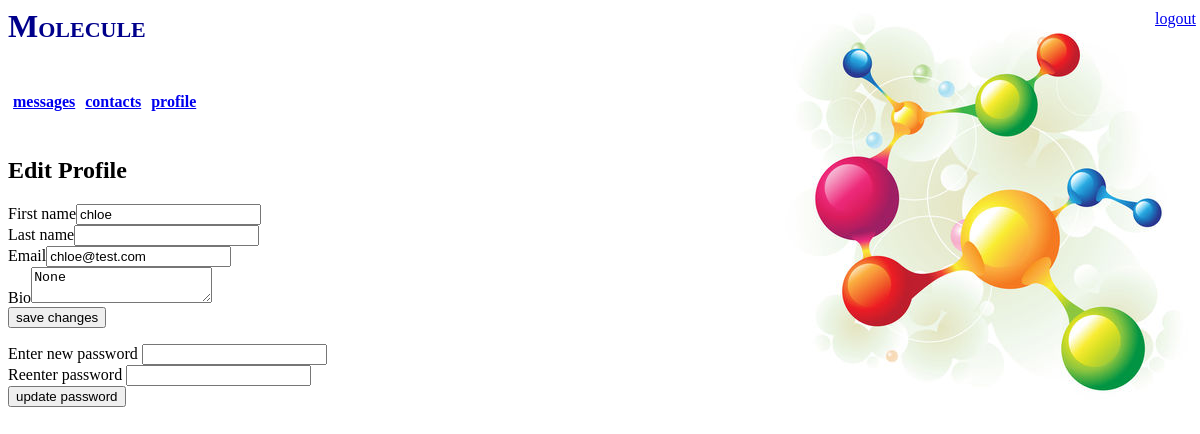
Page /edit_profile/ (signed in) on the earlier database version.
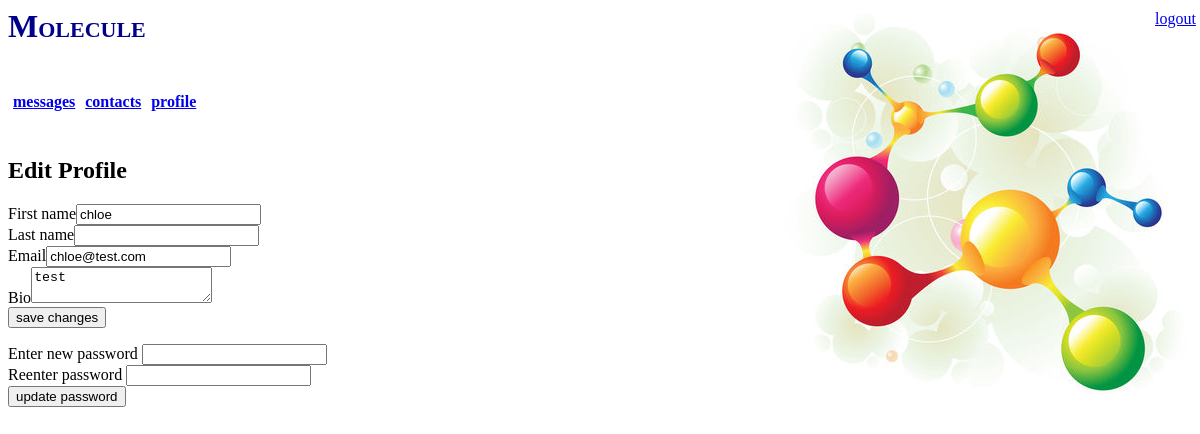
Same page on the later database version.
### molecule/models.py (models this page shows, shortened)
class UserProfile(models.Model):
    image = models.ImageField(null=True, blank=True)
    bio = models.TextField(null=True)
    user = models.OneToOneField(User, on_delete=models.CASCADE, related_name='profile')

### molecule/views.py (the view, shortened to what this page needs)
# urls.py: url(r'^edit_profile/', views.edit_profile, name='edit_profile'),
@login_required
def edit_profile(request):
    profile = get_object_or_404(UserProfile, user=request.user)
    messages = {}
    return render(request, 'molecule/edit_profile.html', {'profile':profile, 'messages':messages})

### molecule/templates/molecule/edit_profile.html (shortened to what this page needs)
{% extends 'molecule/loggedin_base.html' %}
{% block content_page %}
    <h2>Edit Profile</h2>
    <div>
        <form action="" method="post">
            First name<input type="text" name="first_name" value="{{user.first_name}}"/><br />
            Last name<input type="text" name="last_name" value="{{user.last_name}}"/><br />
            Email<input type="text" name="email" value="{{user.email}}"/><br />
            Bio<textarea name="bio">{{profile.bio}}</textarea><br />
            <button type="submit">save changes</button><br />
        </form>
    </div>
    <div>
        <form action="" method="post">
            Enter new password <input type="password" name="password"/><br/>
            Reenter password <input type="password" name="verify_password"/><br/>
            <button type="submit">update password</button><br />
        </form>
    </div>
{% endblock %}

Differences in the rows shown:
changed UserProfile: bio "None" → "test"
